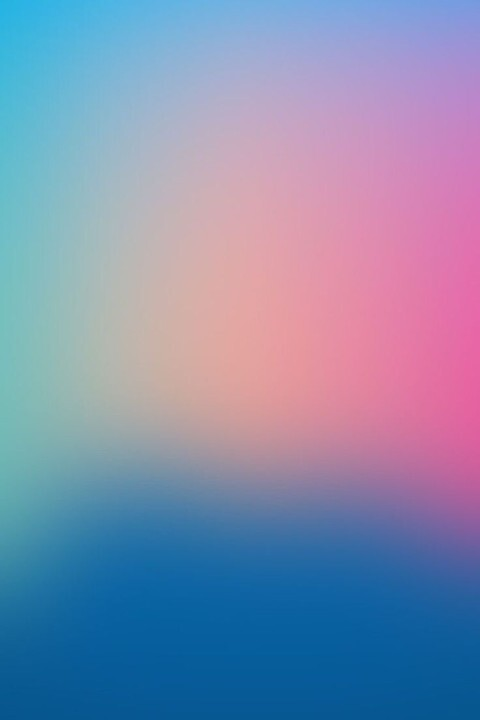
#> input picture s2.jpg, 480 x 720 px; its folder holds 4 pictures in this run
$ python generateImage.py
#> lines starting #> are read from the running program, lines starting #| are printed output that depends on the picture
from PIL import Image, ImageDraw, ImageFont
import random
import math
# Load your image
def formatted_text(text):
      max_length = 20
      if len(text) <= max_length:
            return text

      words = text.split(' ')
      lines = []
      current_line = ""

      for word in words:
            if len(current_line) + len(word) + 1 <= max_length:
                  current_line += " " + word if current_line else word
            else:
                  padding = max_length - len(current_line)
                  left_padding = padding // 2
                  right_padding = padding - left_padding
                  print('padding is', padding, max_length)
                  current_line = (" " * left_padding) + current_line + (" " * right_padding)
                  print('current_line is', current_line)
                  lines.append(current_line)
                  current_line = word

      if current_line:
            padding = max_length - len(current_line)
            left_padding = padding // 2
            right_padding = padding - left_padding
            current_line = (" " * left_padding) + current_line + (" " * right_padding)
            lines.append(current_line)


      return '\n'.join(lines)

def generateImage(image_path, text, output_path, iteration):
#> called with image_path = 's2.jpg', output_path = 'output/', iteration = 1
      image = Image.open(image_path)
#> image is the input picture: PIL image 480x720 RGB; mean R, G, B 130.8, 141.8, 176

      # Prepare to draw on the image
      draw = ImageDraw.Draw(image)

      # Define the font and size
      font_size = 45

      font_path = "Nirmala.ttf"
      font = ImageFont.truetype(font_path, font_size)

      # Calculate text width and height
      text_width = draw.textlength(text[:20], font=font)
#> text_width = 385
      text_height = font_size

      # Calculate position: place text at the bottom center of the image
      image_width, image_height = image.size
#> image_width = 480; image_height = 720
      text_x = (image_width - text_width) / 2  # Center the text
#> text_x = 47.52
      text_y = 200

      # Specify the text color
      text_color = "white"
      stroke_fill_colors = ["red"]
      # Draw the text on the image
      text = formatted_text(text)
      print('text is', text)

      # bbox = draw.textbbox((text_x, text_y), text, font=font)
      # draw.rectangle(bbox, fill="red")
      # draw.text((text_x, text_y), text, fill=(225, 217, 209, 0), font=font)
      draw.text((text_x, text_y), text, fill=(225, 217, 209, 0), font=font, stroke_width=10,
            stroke_fill=random.choice(stroke_fill_colors))

      # Save or display the image
      print(output_path, iteration, "sas")
      image.save('{}{}.jpg'.format(output_path, iteration))
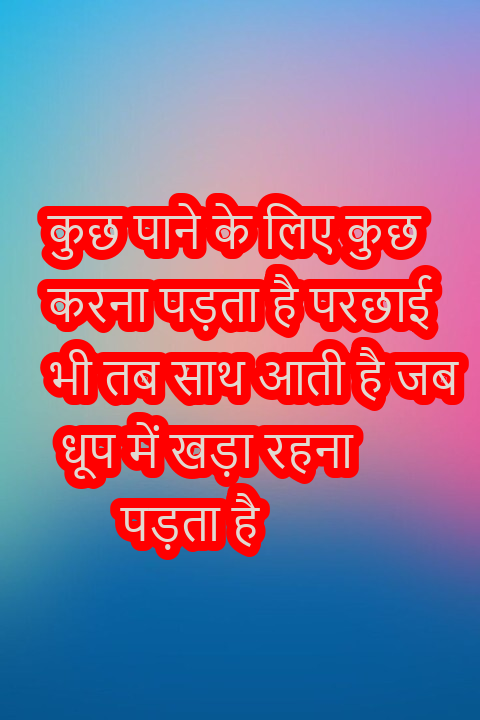
#> saved as 1.jpg: PIL image 480x720 RGB; mean R, G, B 147.3, 113.4, 143.4
      return (output_path + f"{iteration}.jpg")
      # To display the image directly (in Jupyter Notebook, for example), you can use:
      # image.show()

generateImage(image_path = 's2.jpg', text = 'कुछ पाने के लिए कुछ करना पड़ता है परछाई भी तब साथ आती है जब धूप में खड़ा रहना पड़ता है', output_path = 'output/', iteration = 1)
